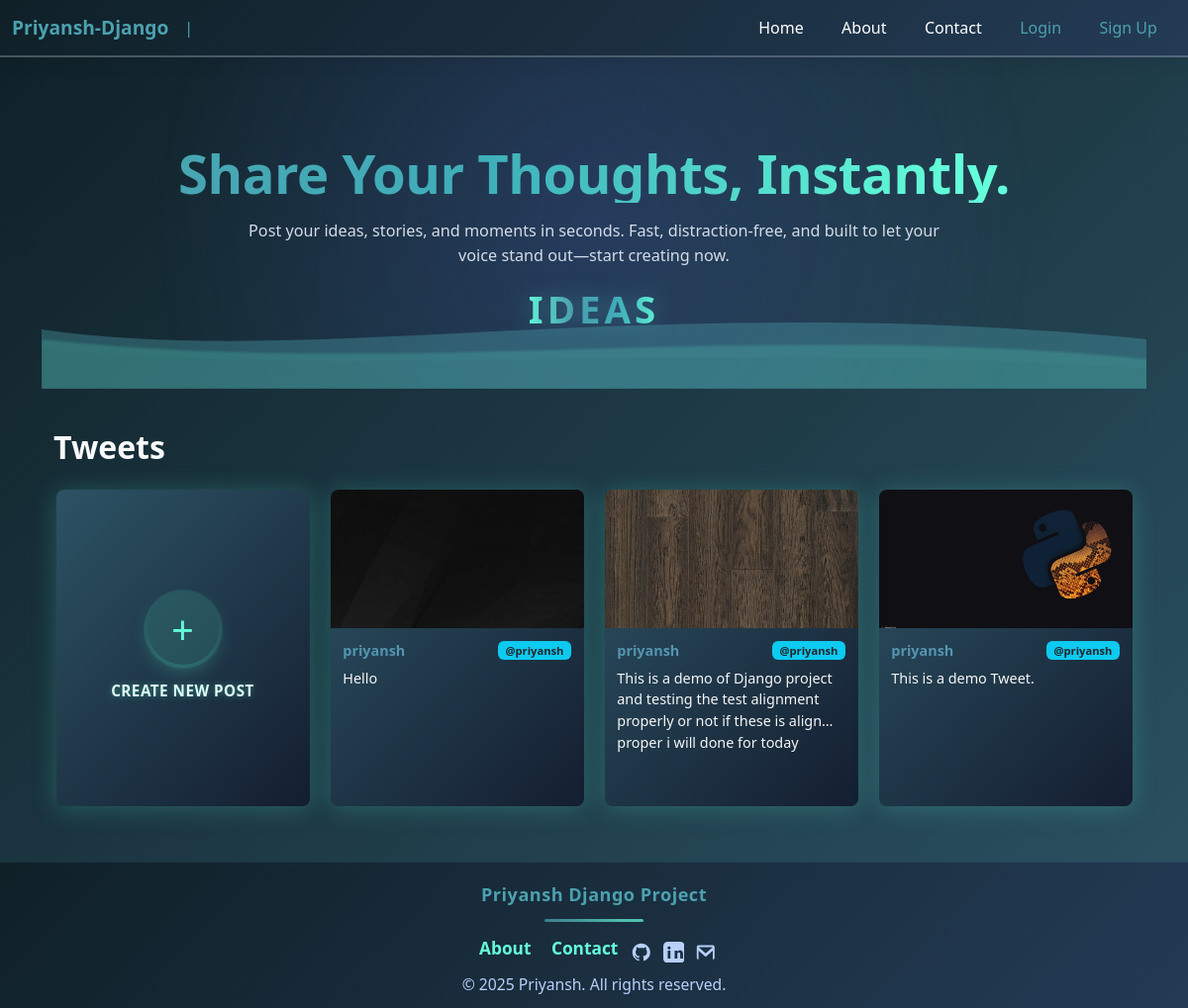
The app's page /, older data.
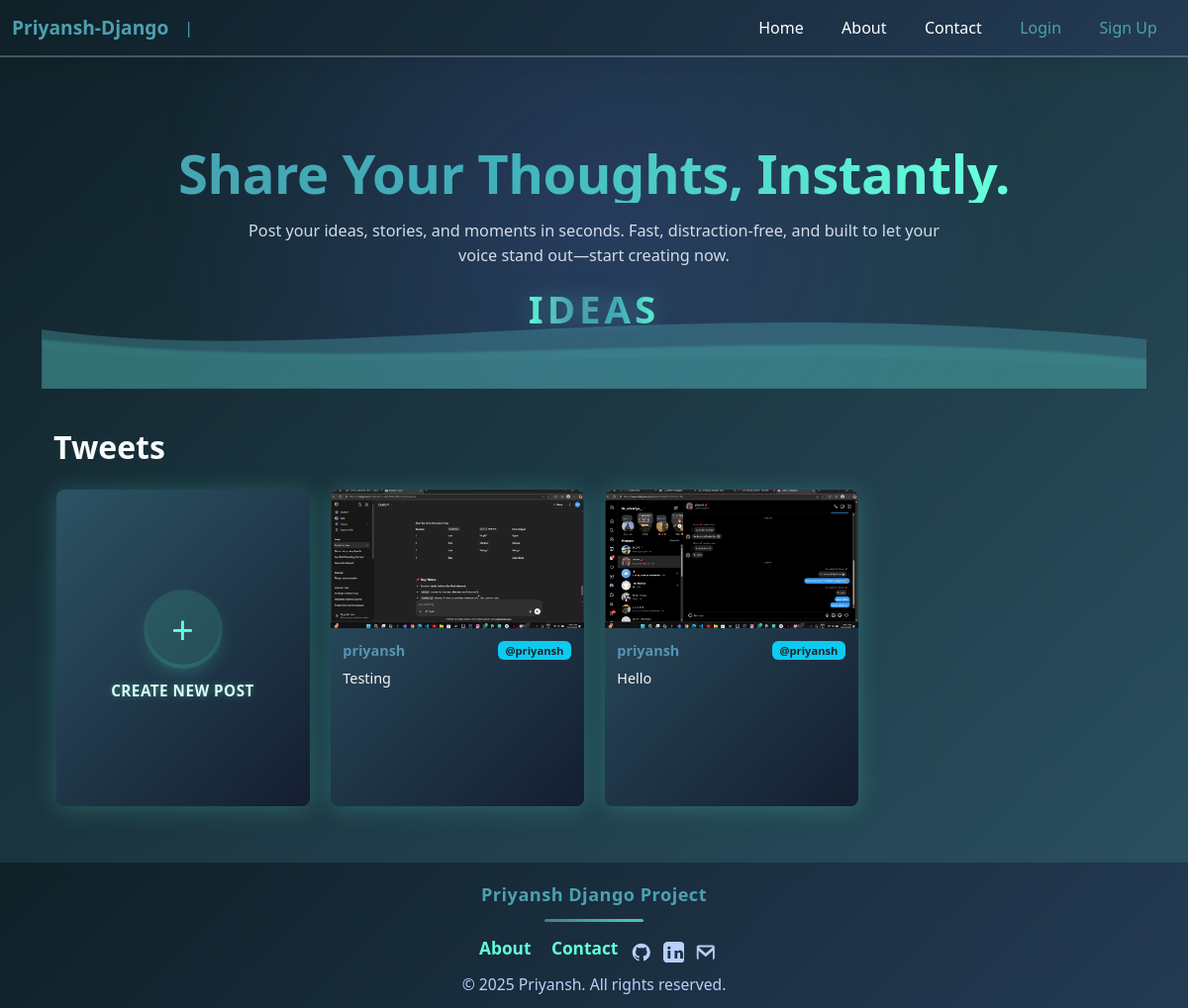
The same page, newer data.
### tweet/models.py (models this page shows, shortened)
class Tweet(models.Model):
    user = models.ForeignKey(User,on_delete=models.CASCADE)
    text = models.TextField(max_length=240,default='')
    photo = models.ImageField(upload_to='photos/',blank=True,null=True)
    date = models.DateTimeField(auto_now_add=True)
    update_time = models.DateTimeField(auto_now=True)

### tweet/views.py (the view)
# urls.py: path('', views.dispay_tweet , name="display_tweet"),
def dispay_tweet(request):
    tweets = Tweet.objects.all().order_by('-date')
    return render(request,'tweet_list.html',{'tweet': tweets})

### tweet/templates/tweet_list.html (shortened to what this page needs)
{% extends "layout.html" %}
{% block content %}
<section class="hero-section-min">
  <h1 class="hero-heading-min">Share Your Thoughts, Instantly.</h1>
  <p class="hero-subtext-min">Post your ideas, stories, and moments in seconds. Fast, distraction-free, and built to let your voice stand out—start creating now.</p>
  <div class="hero-waves">
    <span class="wave-label">IDEAS</span>
    <svg class="wave wave1" xmlns="http://www.w3.org/2000/svg" viewBox="0 0 1200 160" preserveAspectRatio="none"><path d="M0,100 C150,140 330,60 600,110 C870,160 1050,80 1200,120 L1200,160 L0,160 Z" /></svg>
    <svg class="wave wave2" xmlns="http://www.w3.org/2000/svg" viewBox="0 0 1200 160" preserveAspectRatio="none"><path d="M0,110 C200,150 380,90 600,130 C820,170 1000,100 1200,140 L1200,160 L0,160 Z" /></svg>
    <svg class="wave wave3" xmlns="http://www.w3.org/2000/svg" viewBox="0 0 1200 160" preserveAspectRatio="none"><path d="M0,120 C180,150 360,110 600,140 C840,170 1020,120 1200,150 L1200,160 L0,160 Z" /></svg>
  </div>
</section>
<div class="container py-4">
    <div class="mb-4">
      <h2 class="text-light fw-bold mb-0">Tweets</h2>
    </div>
    <div class="row g-3">
      <div class="col-12 col-md-6 col-lg-4 col-xl-3 d-flex">
        <a href="{% url 'create_tweet' %}" class="tweet-card create-post-card" aria-label="Create new post">
          <div class="plus-icon" aria-hidden="true">+</div>
          <span>Create New Post</span>
        </a>
      </div>
      {% if tweet %}
        {% for tweet in tweet %}
          <div class="col-12 col-md-6 col-lg-4 col-xl-3 d-flex">
            <div class="tweet-card card flex-fill">
              {% if tweet.photo %}
                <img src="{{ tweet.photo.url }}" class="tweet-img card-img-top" alt="Tweet image">
              {% endif %}
              <div class="card-body-custom text-light">
                <div class="tweet-header mb-2">
                  <h6 class="card-title fw-bold mb-0" style="color: #5495b0; font-size: 0.9rem;">{{ tweet.user.username }}</h6>
                  <span class="badge bg-info text-dark" style="font-size: 0.7rem;">@{{ tweet.user.username }}</span>
                </div>
                <p class="tweet-text" style="color: #f5f5f5;">{{ tweet.text }}</p>
                <div class="action-buttons">
                </div>
              </div>
            </div>
          </div>
        {% endfor %}
      {% else %}
        <div class="col-12">
          <div class="alert alert-info text-center mt-4">No tweets found. Be the first to <a href="{% url 'create_tweet' %}" class="alert-link">post a tweet</a>!</div>
        </div>
      {% endif %}
    </div>
</div>
{% endblock %}

Row changes from the older to the newer data that the page shows:
removed Tweet: photo (picture), user.username "priyansh", text "Hello"
removed Tweet: photo (picture), user.username "priyansh", text "This is a demo of Django project and testing the test alignment properly or not if these is align proper i will done for today"
removed Tweet: photo (picture), user.username "priyansh", text "This is a demo Tweet."
added Tweet: photo (picture), user.username "priyansh", text "Testing"
added Tweet: photo (picture), user.username "priyansh", text "Hello"
